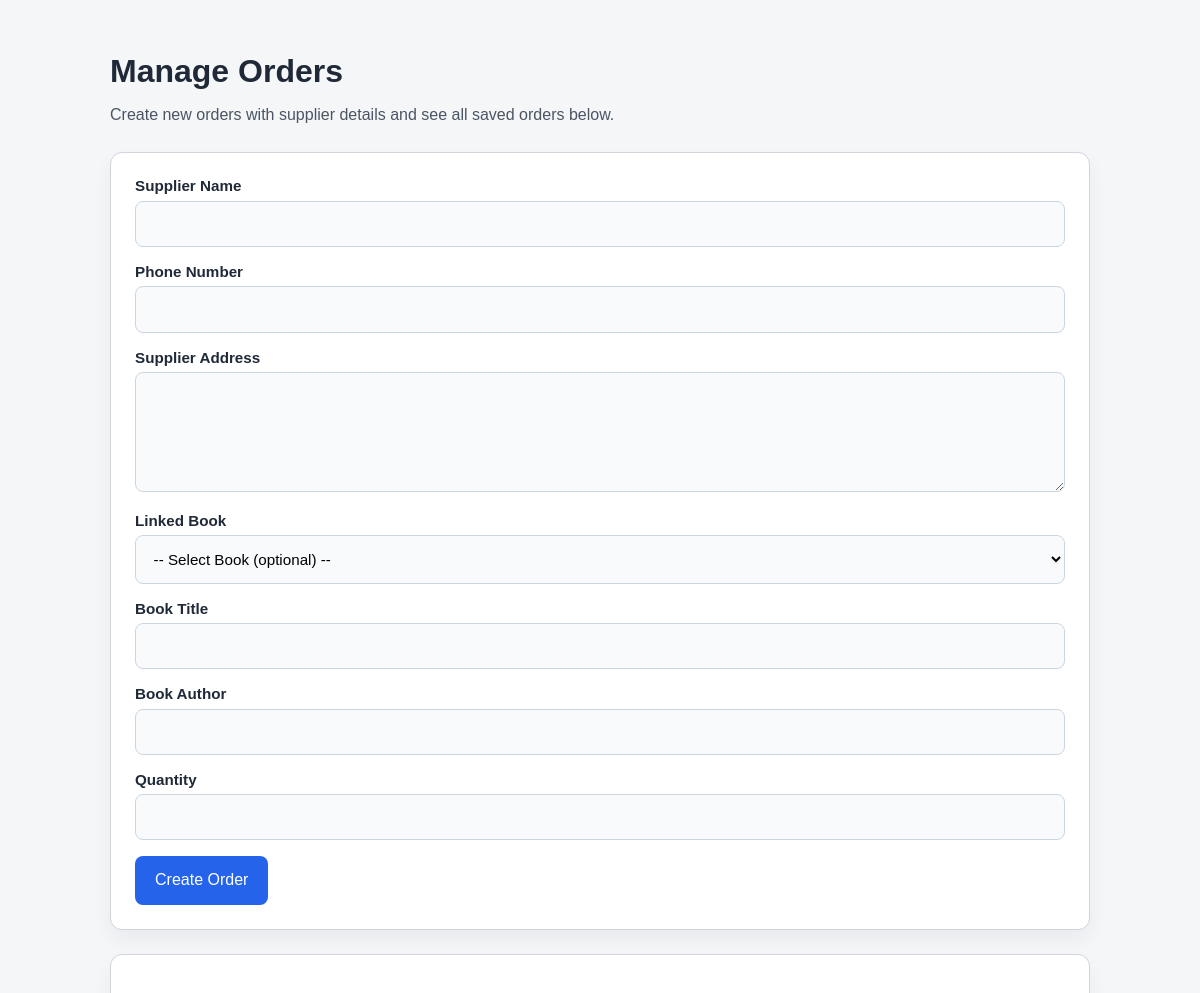
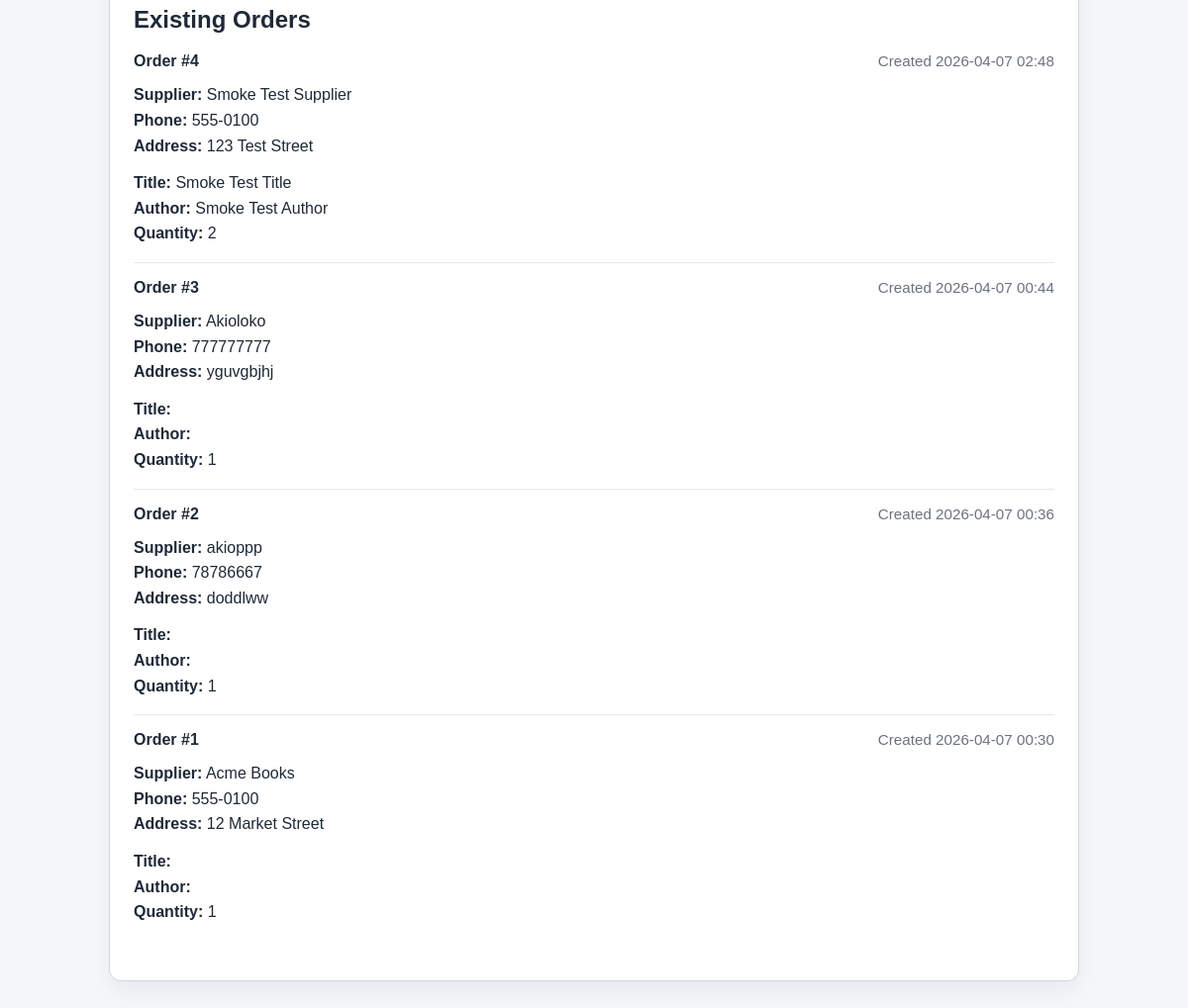
The app's page /manage-orders with its own data (2 pictures, top to bottom).
### app/models/order.py (models this page shows, shortened)
class Order(db.Model):
    __tablename__ = 'Orders'
    id = db.Column(db.Integer, primary_key=True)
    supplier_id = db.Column(db.Integer, db.ForeignKey('Suppliers.id'), nullable=False)
    book_id = db.Column(db.Integer, db.ForeignKey('Books.id'), nullable=True)
    items = db.Column(db.Text, nullable=False)
    title = db.Column(db.String(120), nullable=False)
    author = db.Column(db.String(120), nullable=False)
    quantity = db.Column(db.Integer, nullable=False, default=1)
    created_at = db.Column(db.DateTime, nullable=False, default=datetime.utcnow)
    supplier = db.relationship('Supplier', back_populates='orders')
    book = db.relationship('Book', backref='orders')

### app/models/supplier.py (models this page shows, shortened)
class Supplier(db.Model):
    __tablename__ = 'Suppliers'
    id = db.Column(db.Integer, primary_key=True)
    name = db.Column(db.String(120), nullable=False)
    phone = db.Column(db.String(30), nullable=False)
    address = db.Column(db.String(255), nullable=False)
    orders = db.relationship('Order', back_populates='supplier', lazy=True)

### app/orders_routes.py (the view, shortened to what this page needs)
@orders_bp.route('/manage-orders', methods=['GET', 'POST'])
def manage_orders():
    form = ManageOrderForm()
    message = None
    orders = Order.query.order_by(Order.created_at.desc()).all()
    return render_template('manage_orders.html', form=form, orders=orders, message=message)

### app/templates/manage_orders.html (shortened to what this page needs)
<!DOCTYPE html>
<html lang="en">
<head>
</head>
<body>
    <div class="page">
        <h1>Manage Orders</h1>
        <p class="intro">Create new orders with supplier details and see all saved orders below.</p>
        <div class="card">
            <form method="POST" action="{{ url_for('orders.manage_orders') }}">
                <div class="form-row">
                    <div>
                        <label for="supplier_name">Supplier Name</label>
                        {{ form.supplier_name(id='supplier_name') }}
                    </div>
                    <div>
                        <label for="supplier_phone">Phone Number</label>
                        {{ form.supplier_phone(id='supplier_phone') }}
                    </div>
                </div>
                <div class="form-row">
                    <div>
                        <label for="supplier_address">Supplier Address</label>
                        {{ form.supplier_address(id='supplier_address') }}
                    </div>
                </div>
                <div class="form-row">
                    <div>
                        <label for="book_id">Linked Book</label>
                        {{ form.book_id(id='book_id') }}
                    </div>
                </div>
                <div class="form-row">
                    <div>
                        <label for="title">Book Title</label>
                        {{ form.title(id='title') }}
                    </div>
                    <div>
                        <label for="author">Book Author</label>
                        {{ form.author(id='author') }}
                    </div>
                </div>
                <div class="form-row">
                    <div>
                        <label for="quantity">Quantity</label>
                        {{ form.quantity(id='quantity') }}
                    </div>
                </div>
                <button type="submit">{{ form.submit.label.text }}</button>
            </form>
        </div>
        <div class="card">
            <h2>Existing Orders</h2>
            {% if orders %}
                {% for order in orders %}
                    <div class="order-item">
                        <div class="order-header">
                            <div class="order-title">Order #{{ order.id }}</div>
                            <div class="order-meta">Created {{ order.created_at.strftime('%Y-%m-%d %H:%M') }}</div>
                        </div>
                        <div class="supplier-info">
                            <strong>Supplier:</strong> {{ order.supplier.name }}<br>
                            <strong>Phone:</strong> {{ order.supplier.phone }}<br>
                            <strong>Address:</strong> {{ order.supplier.address }}
                        </div>
                        <div class="items-info">
                            <strong>Title:</strong> {{ order.title }}<br>
                            <strong>Author:</strong> {{ order.author }}<br>
                            <strong>Quantity:</strong> {{ order.quantity }}
                        </div>
                    </div>
                {% endfor %}
            {% else %}
                <p class="no-orders">No orders have been created yet.</p>
            {% endif %}
        </div>
    </div>
</body>
</html>

### app/templates/manage_orders.html (style rules this page uses)
body { font-family: Arial, sans-serif; background: #f4f6f8; color: #1f2937; margin: 0; padding: 2rem; }
.page { max-width: 980px; margin: 0 auto; }
h1 { margin-bottom: 0.5rem; }
.intro { margin-bottom: 1.75rem; color: #4b5563; }
.card { background: #ffffff; border: 1px solid #d1d5db; border-radius: 12px; padding: 1.5rem; margin-bottom: 1.5rem; box-shadow: 0 10px 20px rgba(15, 23, 42, 0.05); }
.form-row { display: grid; gap: 1rem; margin-bottom: 1rem; }
label { display: block; font-size: 0.95rem; margin-bottom: 0.4rem; font-weight: 600; }
input[type="text"], input[type="number"], select, textarea { width: 100%; padding: 0.85rem; border: 1px solid #cbd5e1; border-radius: 8px; font-size: 0.95rem; background: #f9fafb; box-sizing: border-box; }
textarea { min-height: 120px; resize: vertical; }
button { background: #2563eb; color: white; border: none; border-radius: 8px; padding: 0.95rem 1.25rem; cursor: pointer; font-size: 1rem; }
.order-item { margin-bottom: 1rem; padding-bottom: 1rem; border-bottom: 1px solid #e5e7eb; }
.order-item:last-child { border-bottom: none; }
.order-header { display: flex; justify-content: space-between; gap: 1rem; align-items: baseline; flex-wrap: wrap; }
.order-title { font-size: 1rem; font-weight: 700; }
.order-meta { color: #6b7280; font-size: 0.95rem; }
.supplier-info, .items-info { margin-top: 0.75rem; line-height: 1.6; }

### records on screen
Order: id "4", created_at "2026-04-07 02:48", supplier.name "Smoke Test Supplier", supplier.phone "555-0100", supplier.address "123 Test Street", title "Smoke Test Title", author "Smoke Test Author", quantity "2"
Order: id "3", created_at "2026-04-07 00:44", supplier.name "Akioloko", supplier.phone "777777777", supplier.address "yguvgbjhj", quantity "1"
Order: id "2", created_at "2026-04-07 00:36", supplier.name "akioppp", supplier.phone "78786667", supplier.address "doddlww", quantity "1"
Order: id "1", created_at "2026-04-07 00:30", supplier.name "Acme Books", supplier.phone "555-0100", supplier.address "12 Market Street", quantity "1"
